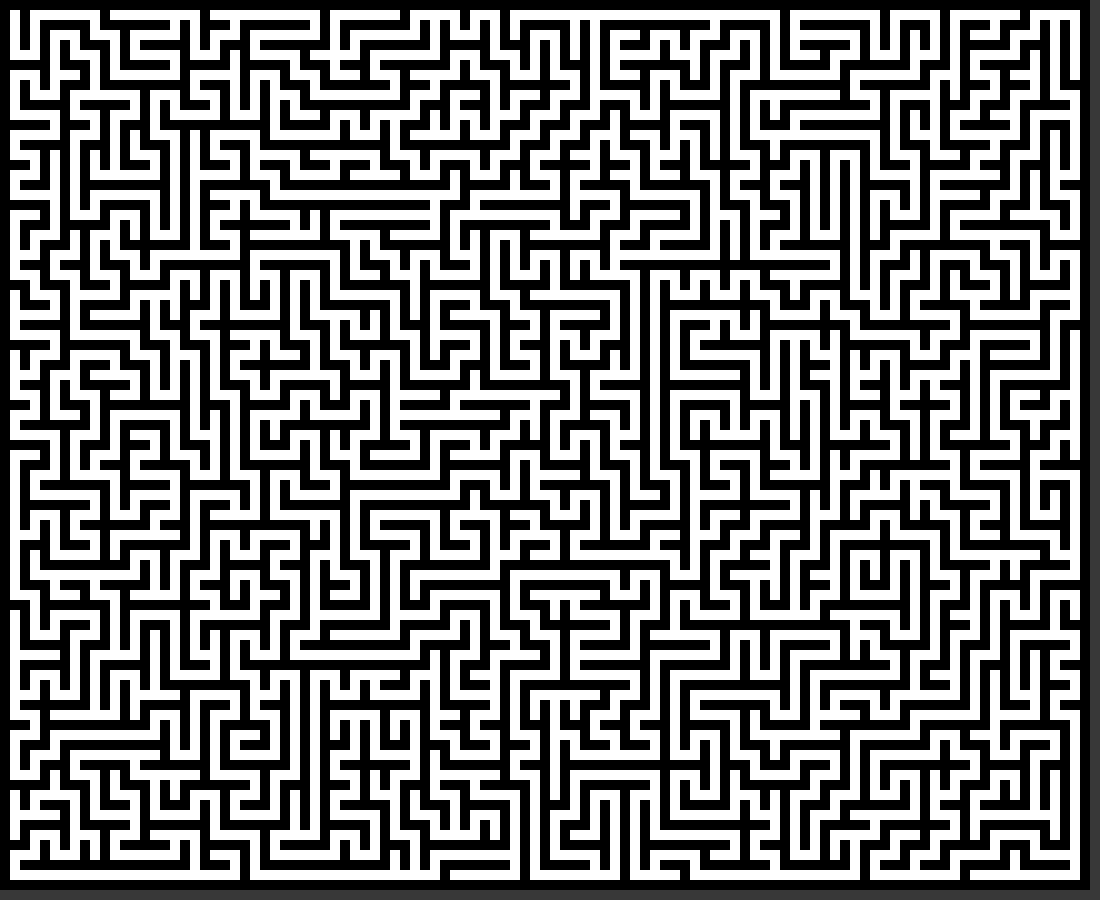
Frame 1 (no input)
Frame 60 (no input): identical to frame 1, image omitted
Frame 120 (the mouse pressed at the canvas centre since frame 60): identical to frame 1, image omitted

The p5.js sketch that drew this single still picture (run headless with seeded random() and noise() and a simulated clock; from frame 60 on, the mouse is pressed at the canvas centre):

// p5.js sketch
// ── sketch.js
let cells = []
let cellSize = 10
let W
let H

let start = [0, 0]
let end
let finish = false
let bestv = 100000;
let curr = [0, 0]
function setup() {
  createCanvas(round((window.innerWidth) / cellSize) * cellSize - 100, round(window.innerHeight / cellSize) * cellSize - 100)
  W = width/cellSize
  H = height/cellSize
  end = [(width-cellSize*3)/cellSize, (height-cellSize*3)/cellSize]
  end2 = [(width-cellSize*3)/cellSize-3, (height-cellSize*3)/cellSize-3]
  
  base = cellSize

  w = Math.floor(width / cellSize / 2) * 2 - 1;
  h = Math.floor(height / cellSize / 2) * 2 - 1;
  for (var x=0;x<w;x++){

    let temp = []
    for (var y=0;y<h;y++){
      temp.push(new Cell(x*cellSize, y*cellSize))

    }
    cells.push(temp)
  }

  cells[start[0]][start[1]].visitable = true

  

  background(56);
  fill(0, 0, 255)

  //----
  
  
  // initialize cells_
  for(let x=0; x<w; x++){
    cells_[x] = [];
    for(let y=0; y<h; y++){
      cells_[x][y] = new Cell_(x, y);
    }
  }
  // fix invalid neighbour indexing problem
  cells_[-1] = [];
  cells_[-2] = [];
  cells_[w] = [];
  cells_[w+1] = [];
  
  // initialize starting cell
  currCell = cells_[1][1];
  Maze()
  showCells()
}

function showCells(){
  for (var i=0;i<cells.length;i++){
    for (var j=0;j<cells[i].length;j++){
      cells[i][j].show()
    }
  }
}


function reconstruct(cameFrom, current){

}

function AStar(){
  let bestF = 10000000
  let bestIn = [0, 0]
  for (var i=0;i<cells.length;i++){
    for (var j=0;j<cells[i].length;j++){
      if (cells[i][j].visitable && !cells[i][j].expanded && !cells[i][j].obstacle){
        if (cells[i][j].f < bestF){
          bestF = cells[i][j].f
          bestIn = [i, j]
        }
      }

    }
  }
  let prev = []
  if (dist(end2[0], end2[1], bestIn[0], bestIn[1]) >= 2){
    cells[bestIn[0]][bestIn[1]].show()
    cells[bestIn[0]][bestIn[1]].visitable = false
    cells[bestIn[0]][bestIn[1]].expanded = true
    if (bestIn[0] > 0){
      if (!cells[bestIn[0]-1][bestIn[1]].expanded){
      cells[bestIn[0]-1][bestIn[1]].visitable = true

      cells[bestIn[0]-1][bestIn[1]].myPrev = bestIn
      }


    }
    if (bestIn[0] < (width-cellSize*3)/cellSize){
      if (!cells[bestIn[0]+1][bestIn[1]].expanded){
      cells[bestIn[0]+1][bestIn[1]].visitable = true

      cells[bestIn[0]+1][bestIn[1]].myPrev = bestIn
    }
    }

    if (bestIn[1] > 0){
      if (!cells[bestIn[0]][bestIn[1]-1].expanded){
      cells[bestIn[0]][bestIn[1]-1].visitable = true

      cells[bestIn[0]][bestIn[1]-1].myPrev = bestIn
    }
    }
    if (bestIn[1] < (height-cellSize*3)/cellSize){
      if (!cells[bestIn[0]][bestIn[1]+1].expanded){
      cells[bestIn[0]][bestIn[1]+1].visitable = true

      cells[bestIn[0]][bestIn[1]+1].myPrev = bestIn
    }
    }
    curr = bestIn

  }
  else{
    finish = true
  }



//   cells[bestIn[0]][bestIn[1]].visitable = false

//   cells[bestIn[0]][bestIn[1]+1].visitable = true
//   cells[bestIn[0]-1][bestIn[1]+1].visitable = true


}


function draw() {
  for (var i=0;i<50;i++){
    if (!finish){
      AStar()
    }
    else{
      let on = curr
      if (on != [0, 0]){

        fill(255, 255, 0)
        rect(cells[on[0]][on[1]].x, cells[on[0]][on[1]].y, cellSize, cellSize)
        //console.log(on, cells[on[0]][on[1]].myPrev)
        curr = cells[on[0]][on[1]].myPrev
      }
    }
  }

}



class Cell{
  constructor(x, y){
    this.x = x
    this.y = y
    this.expanded = false
    this.visitable = false;
    this.f = 0
    this.obstacle = false
    this.myPrev = []
    this.calculateCosts()

  }

  show(){
    if (!this.visitable){
      fill(255, 255, 255)
    }
    else{
      fill(0, 255, 0)
    }
    if (this.obstacle){
      fill(0, 0, 0)
    }
    noStroke()
    rect(this.x, this.y, cellSize, cellSize)
  }


  calculateCosts(){
    let g = dist(start[0]*cellSize, start[1]*cellSize, this.x, this.y)
    let h = dist(end[0]*cellSize, end[1]*cellSize, this.x, this.y)
    this.f = g+h

  }


}

// ── maze.js
let base
let maze = []


let cells_ = [];
let w;
let h;

let currCell;
let stack = [];

let done = false;




function Cell_(x, y){
  this.x = x;
  this.y = y;
  this.isWall = true;
  
  this.getRandomNeighbour = function(){
    let neighbours = [];
    
    let top = cells_[this.x][this.y-2]; //top
    let right = cells_[this.x+2][this.y]; //right
    let bottom = cells_[this.x][this.y+2]; //bottom
    let left = cells_[this.x-2][this.y]; //left
    
    if(top && top.isWall){ //top
      neighbours.push(top);
    }
    if(right && right.isWall){ //right
      neighbours.push(right);
    }
    if(bottom && bottom.isWall){ //bottom
      neighbours.push(bottom);
    }
    if(left && left.isWall){ //left
      neighbours.push(left);
    }
    
    if(neighbours.length > 0){
      let randomIndex = Math.floor(Math.random()*neighbours.length);
      let randomNeighbour = neighbours[randomIndex];
      return randomNeighbour;
    }else{
      return null;
    }
  }
}


function removeWalls(cell1, cell2){
  let x = (cell1.x + cell2.x) / 2;
  let y = (cell1.y + cell2.y) / 2;
  cells_[x][y].isWall = false;
}

function iterate(){
  currCell.isWall = false;
  
  let next = currCell.getRandomNeighbour();
  
  if(next){
    stack.push(currCell);
    
    removeWalls(currCell, next); // remove walls between cells_
    
    currCell = next;
  }else if(stack.length > 0){
    currCell = stack.pop();
  }else{
    console.log("DONE!");
    console.log("width = "+w+", height = "+h);
    getWallCoordinates();
    done = true;
  }
}



function getWallCoordinates(){
  let walls = [];
  for(let x=0; x<w; x++){
    for(let y=0; y<h; y++){
      let cell = cells_[x][y];
      if(cell.isWall){
        walls.push([cell.x, cell.y]);
      }
    }
  }
  
  let str = "[";
  for(let i=0; i<walls.length; i++){
    str += "[";
    str += walls[i][0];
    str += ",";
    str += walls[i][1];
    str += "], ";
  }
  str = str.substring(0, str.length-2);
  str += "]";
  obstacles = []
  for (var n=0;n<walls.length;n++){
    for (var i=0;i<cells.length;i++){
      for (var j=0;j<cells[i].length;j++){
        if (cells[i][j].x == walls[n][0]*cellSize && walls[n][1]*cellSize == cells[i][j].y){
          cells[i][j].obstacle = true
        }
      }
    }
  }
  
}


function Maze(){
  if(!done){
    while (!done){
      if(!done){
        iterate();
      }
    }
  }
  
  // draw cells_
  for(let x=0; x<w; x++){
    for(let y=0; y<h; y++){
      let cell = cells_[x][y];
      let drawX = cell.x * base;
      let drawY = cell.y * base;
      // draw cell
      if(cell == currCell && !done){
        fill(0, 255, 0);
      }else if(cell.isWall){
        fill(0);
      }else{
        fill(255);
      }
      noStroke();
      //rect(drawX, drawY, cellSize, cellSize);
    }
  }
}
